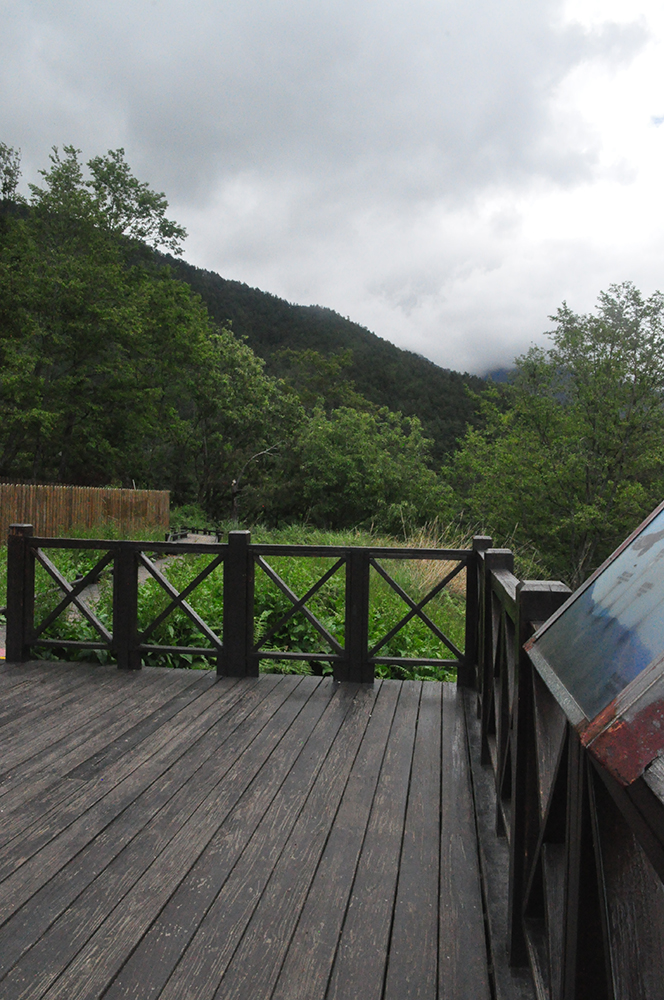
//> input picture img/image2.jpg, 664 x 1000 px
$ ./main   (built with g++ and OpenCV 4)
//> lines starting //> are read from the running program, lines starting //| are printed output that depends on the picture
### src/sift_extractor.h
#ifndef SIFT_EXTRACTOR_H
#define SIFT_EXTRACTOR_H
#include <vector>
#include "opencv2/opencv.hpp"

struct sift_output{
    std::vector<cv::KeyPoint> keypoints;
    cv::Mat descriptor;
};
sift_output key_point_detector(cv::Mat);
void stitch(const cv::Mat, const cv::Mat);
void sort_matcher(std::vector<cv::DMatch>&);
#endif

### src/function.h
#ifndef FUNCTION_H
#define FUNCTION_H


void print();

#endif

### src/sift_extractor.cpp
#include "sift_extractor.h"
#include <opencv2/highgui.hpp>
#include <opencv2/features2d/features2d.hpp>


sift_output key_point_detector(cv::Mat input)
{
    //const cv::Mat input = cv::imread("image.jpg", 0);
    cv::Ptr<cv::SIFT> siftPtr = cv::SIFT::create();
    //std::vector<cv::KeyPoint> keypoints;
    //cv::Mat descriptor;
    sift_output sift;
    siftPtr->detectAndCompute(input, cv::Mat(), sift.keypoints, sift.descriptor);
    cv::Mat output;
    cv::drawKeypoints(input, sift.keypoints, output);
    cv::imwrite("../sift_result.jpg", output);
    return sift;
}

void sort_matcher(std::vector<cv::DMatch>& matches)
{
    for (int i = 0; i<matches.size(); i++)
    {
        for (int j =i; j<matches.size(); j++)
        {
            if ( matches[i].distance > matches[j].distance)
            {
                auto temp {matches[i]};
                matches[i] = matches[j];
                matches[j] = temp;
            }

        }

    }
    return;
}

void stitch(cv::Mat input1,cv::Mat input2)
{
    sift_output sift1{key_point_detector(input1)};
    sift_output sift2{key_point_detector(input2)};
    cv::BFMatcher matcher;
    std::vector<cv::DMatch > matches;
    matcher.match(sift1.descriptor, sift2.descriptor, matches);
    sort_matcher(matches);
    matches.resize(10);
    cv::Mat output_image;
    cv::drawMatches(
			        input1, sift1.keypoints,
					input2, sift2.keypoints,
					matches,
					output_image);

    cv::imwrite("../stitched_image.jpg",output_image);
    std::vector<cv::Point2f> points_img1;
    std::vector<cv::Point2f> points_img2;
    for (int i=0; i<matches.size(); i++)
    {
        points_img1.push_back(sift1.keypoints[matches[i].queryIdx].pt);
        points_img2.push_back(sift2.keypoints[matches[i].trainIdx].pt);
    }
    cv::Mat H{cv::findHomography(points_img1, points_img2)};
    cv::Mat result;
    cv::warpPerspective(input1, result, H, cv::Size(input1.cols+input2.cols, input1.rows));

    cv::Mat half(result,cv::Rect(0,0,input2.cols,input2.rows));
    input2.copyTo(half);
    cv::imwrite("../warp_test.jpg", result);

    return;
}

### src/main.cpp
#include "function.h"
#include "sift_extractor.h"
#include "opencv2/opencv.hpp"
#include <iostream>
#include <Eigen/Core>

// c++ course

/*

Always favor initializing with braces
int x { 5 }; doesn't allow automatic conversion if there's a data loss
int width {}; initializes to zero. If it was another type it could've initialized to empty
*/

using namespace std;
using namespace cv;
int main()
{
	Mat img1= imread("../image2.jpg");
//> img1 is the input picture: 1000 rows x 664 cols, CV_8UC3; mean B, G, R 105.5, 111.7, 108.1
	Mat img2= imread("../image1.jpg");
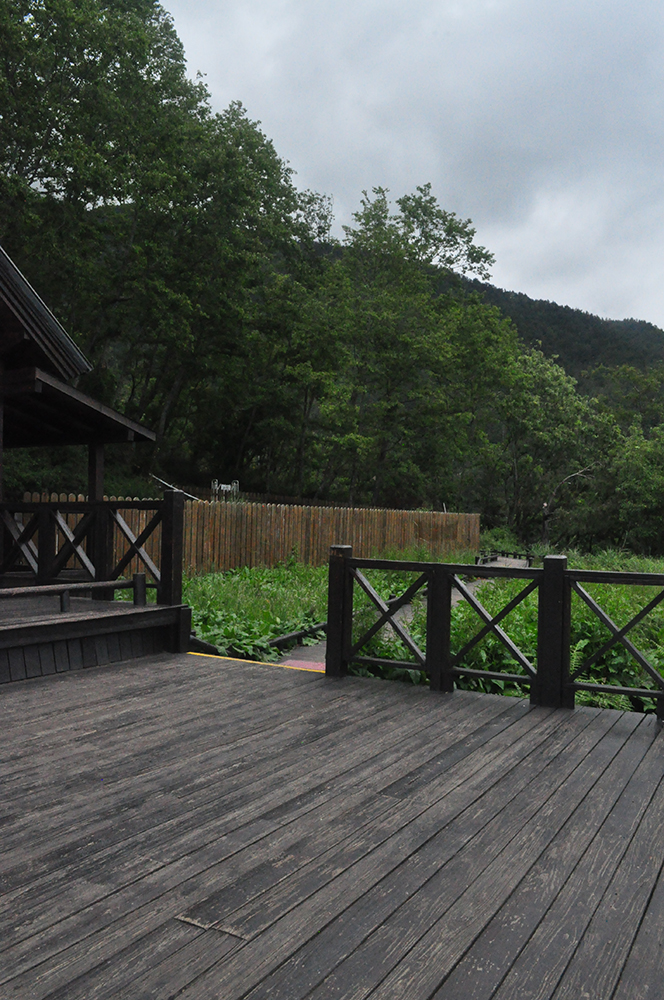
//> input picture img/image1.jpg, 664 x 1000 px
//> img2 is the input picture: 1000 rows x 664 cols, CV_8UC3; mean B, G, R 84.9, 90.6, 85.6
	stitch(img1, img2);
//> in key_point_detector, `siftPtr->detectAndCompute(input, cv::Mat(), sift.keypoints, sift.descr..`: sift.keypoints = 2552 keypoints; strongest (x, y, size): (234, 481, 1.9), (247, 532, 2.5), (126, 232, 4.6), (105, 204, 2)
//> in key_point_detector, `cv::drawKeypoints(input, sift.keypoints, output);`:
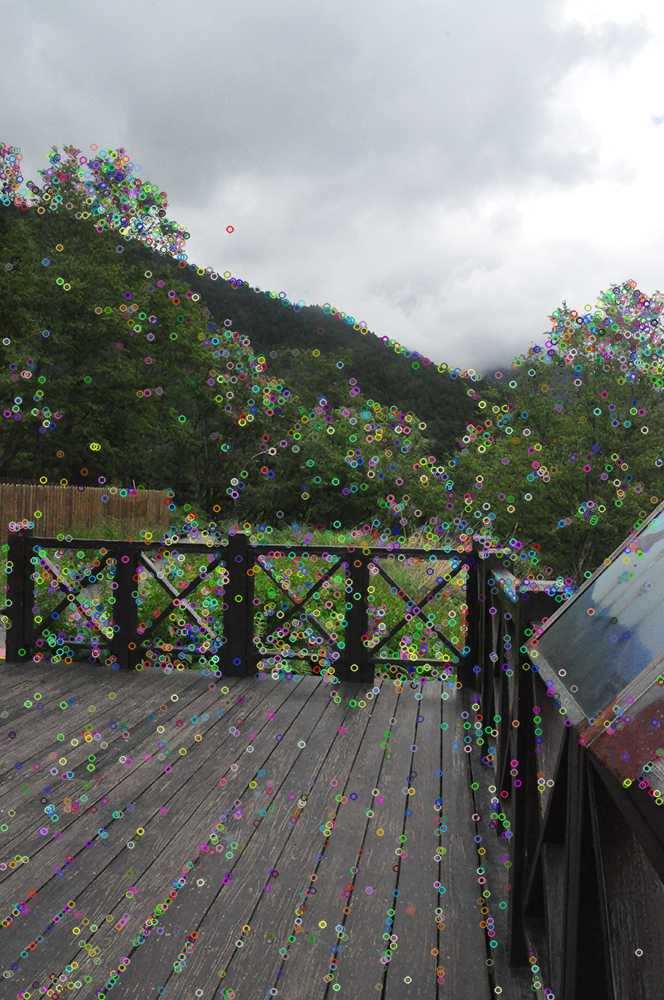
//> output: 1000 rows x 664 cols, CV_8UC3; mean B, G, R 109.5, 114.6, 111.5
//> in key_point_detector (call 2), `siftPtr->detectAndCompute(input, cv::Mat(), sift.keypoints, sift.descr..`: sift.keypoints = 3059 keypoints; strongest (x, y, size): (72, 64, 1.9), (209, 199, 2.2), (118, 65, 2.8), (38, 78, 2.1)
//> in key_point_detector (call 2), `cv::drawKeypoints(input, sift.keypoints, output);`:
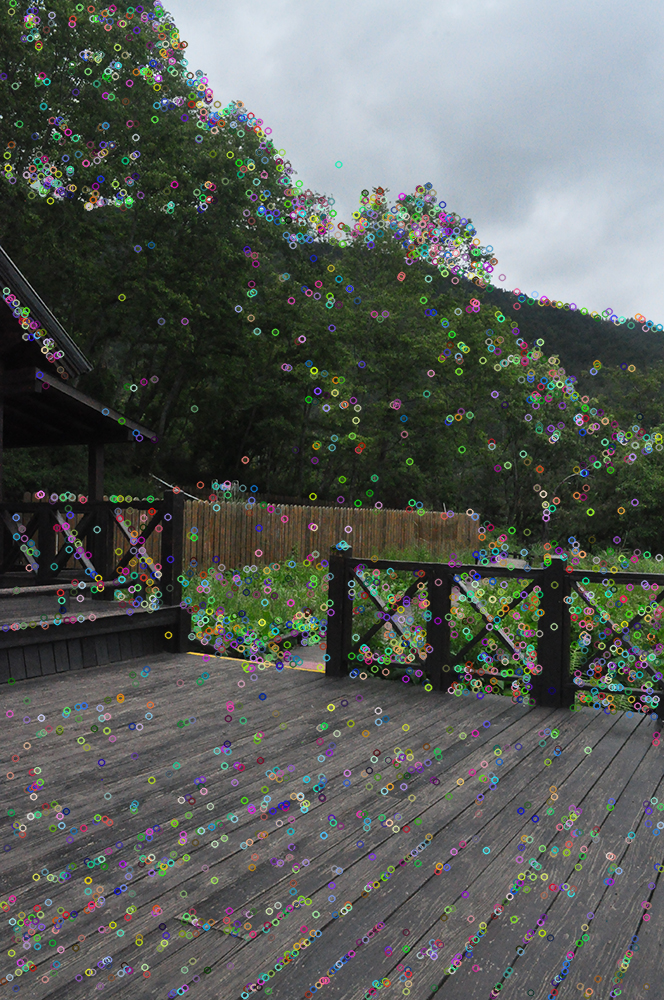
//> output: 1000 rows x 664 cols, CV_8UC3; mean B, G, R 89.6, 94.2, 89.7
//> in stitch, `matcher.match(sift1.descriptor, sift2.descriptor, matches);`: matches = 2552 matches
//> in stitch, `matches.resize(10);`: matches = 10 matches
//> in stitch, `cv::drawMatches( input1, sift1.keypoints, input2, sift2.keypoints, mat..`:
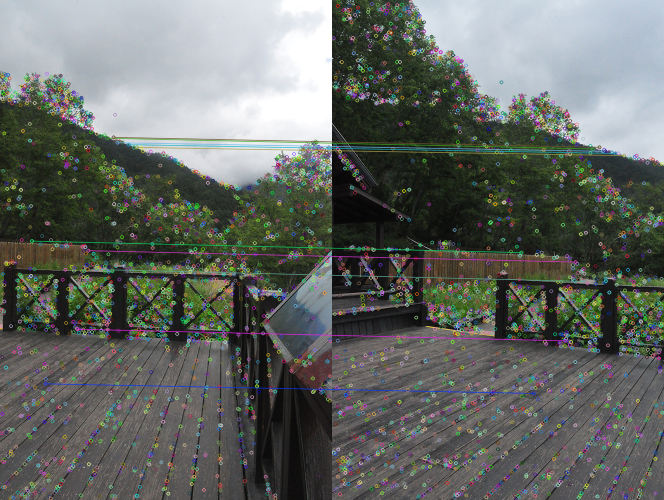
//> output_image: 1000 rows x 1328 cols, CV_8UC3 (shown at 1/2 size); mean B, G, R 100, 104.8, 100.7
//> in stitch, `cv::drawMatches( input1, sift1.keypoints, input2, sift2.keypoints, mat..`: sift1.keypoints = 2552 keypoints; strongest (x, y, size): (234, 481, 1.9), (247, 532, 2.5), (126, 232, 4.6), (105, 204, 2)
//> the loop in stitch, `for (int i=0; i<matches.size(); i++)` made 10 passes
//> in stitch, `cv::Mat H{cv::findHomography(points_img1, points_img2)};`: H = [[0.733, -0.0167, 321.1], [-0.186, 0.888, 64.1], [-0.000363, -5.27e-05, 1]]
//> in stitch, `cv::warpPerspective(input1, result, H, cv::Size(input1.cols+input2.col..`:
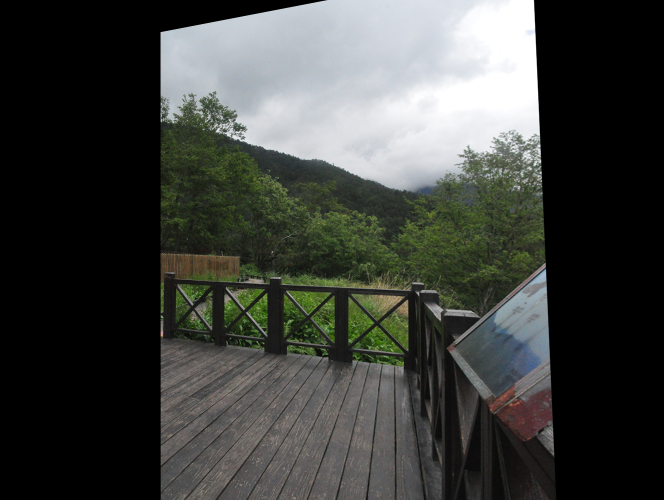
//> result: 1000 rows x 1328 cols, CV_8UC3 (shown at 1/2 size); mean B, G, R 61.3, 65, 62.8
//> in stitch, `cv::Mat half(result,cv::Rect(0,0,input2.cols,input2.rows));`:
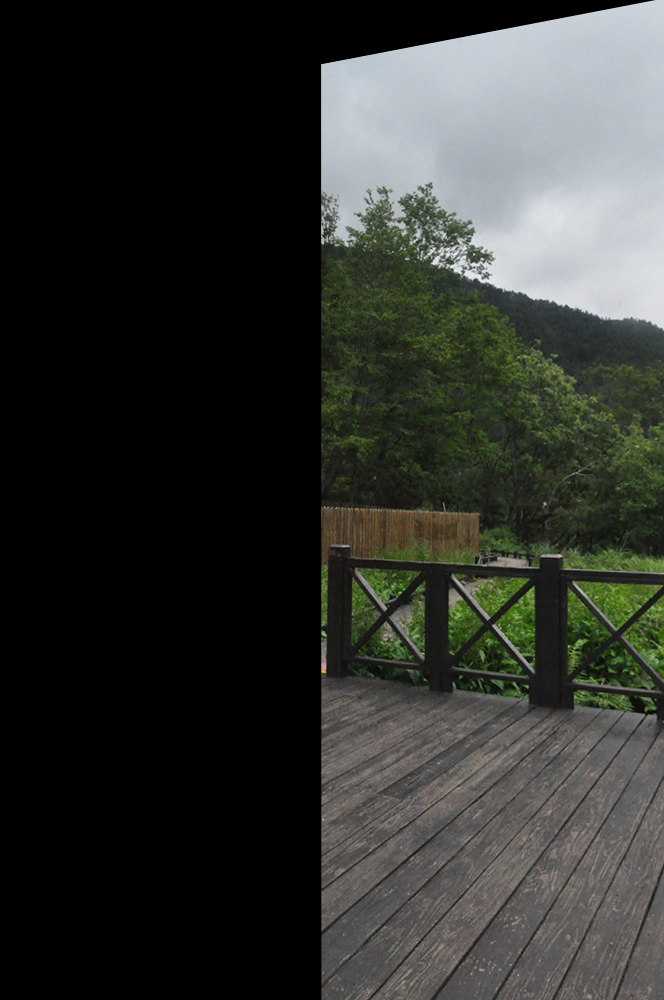
//> half: 1000 rows x 664 cols, CV_8UC3; mean B, G, R 47.6, 51.6, 49.5
//> in stitch, `input2.copyTo(half);`:
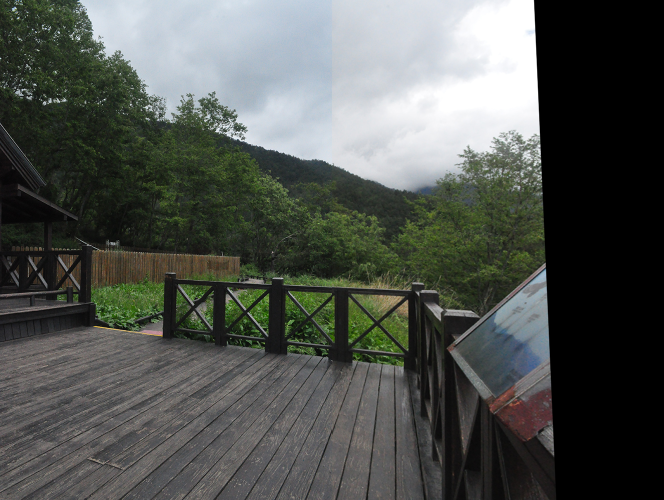
//> result: 1000 rows x 1328 cols, CV_8UC3 (shown at 1/2 size); mean B, G, R 79.9, 84.5, 80.8
	cout << " Eigen version : " << EIGEN_MAJOR_VERSION << " . "<< EIGEN_MINOR_VERSION << endl ;
	// [4 lines of commented-out code are left out]
	return 0;
}
